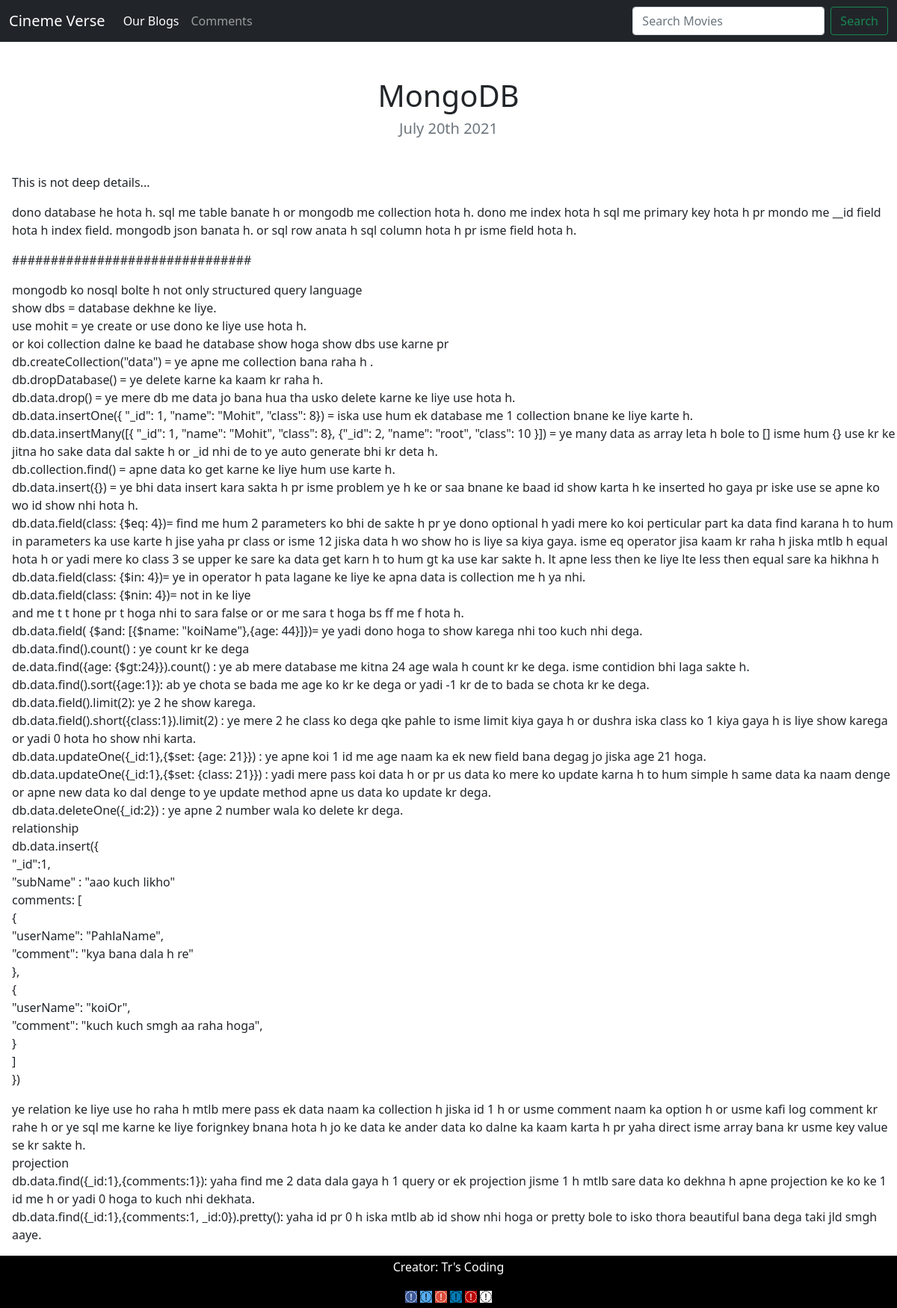
The page /blog/9/ on the database its author committed.
### blog/models.py (models this page shows, shortened)
class Blog(models.Model):
	title = models.CharField(max_length = 300)
	description = models.TextField()
	image = models.ImageField(upload_to = 'homeBlog/images', blank = True)
	url = models.URLField(blank = True)
	date = models.DateField()

### blog/views.py (the view)
# urls.py: path('<int:blogId>/',views.detail, name = 'detail')
def detail(request, blogId):
	blog = get_object_or_404(Blog, pk = blogId)
	return render(request, 'blog/detail.html', {'blog': blog})

### blog/templates/blog/detail.html (shortened to what this page needs)
{% extends 'homeBlog/basic.html' %}
	{% block content %}
<body>
	<h1 class = "text-center mt-5">{{ blog.title }}</h1>
	<h5 class = "text-center text-muted mb-5">{{blog.date|date:'F jS Y'}}</h5>
	<div class="text-wrap" style="padding-left: 1em;"><p>{{blog.description|linebreaks}}</p></div>
	{% endblock %}

### rows shown on the page
Blog: title "MongoDB", date "July 20th 2021", description "This is not deep details... dono database he hota h. sql me table banate h or mongodb me collection hota h. dono me index hota h sql me primary key hota h pr mondo me __id field hota h index field. mongodb json banata h. or sql row anata h sql column hota h pr isme field hota h. ############################### mongodb ko nosql bolte h not only structured query language show dbs = database dekhne ke liye. use mohit = ye create or use dono ke liye use hota h. or koi collection dalne ke baad he database show hoga show dbs use karne pr db.createCollection(\"data\") = ye apne me collection bana raha h . db.dropDatabase() = ye delete karne ka kaam kr raha h. db.data.drop() = ye mere db me data jo…"
